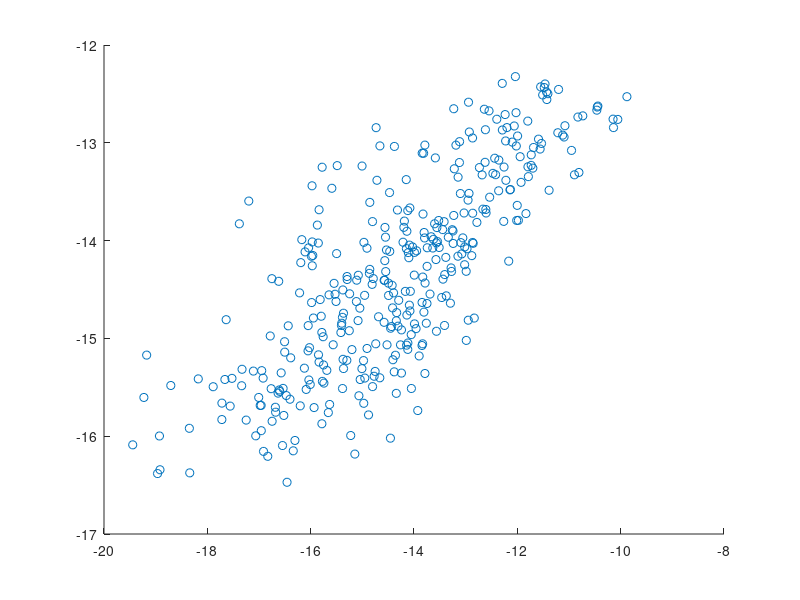

This figure's MATLAB source: (Note: this script raises an error after producing the figure.)

% This file provides data descriptions and analyses demos relevant to the
% manuscript: "Inferring neural signalling directionality from undirected structural connectomes".

% Caio Seguin, Adeel Razi, Andrew Zalesky
% Feb 2019

%% Load data

load('sen_rev_data.mat');

%% Data description: asy struct

% The struct asy contains data on related to the measure of send-receive communication
% asymmetry. The struct is organized as folows:
% 
% asy.com - Send-receive communication asymmetry.
% 
%   asy.com.rg - Regional communication asymmetry.
% 
%       asy.com.rg.{n256,n360,n512} - Regional cortical parcellations for
%       N = 256,360,512.
%  
%           asy.com.rg.n256.{d10,d15,d20} - Regional communication asymmetry
%           computed for 10%, 15%, 20% structural connection density.
% 
%               asy.com.rg.n256.d10.{nav,dif,si} - Regional communication asymmetry
%               for navigation efficiency, diffusion effeciency and search
%               information. This are the variables projected onto the
%               cortical surface in Fig 3a,d,g.
% 
%   asy.com.ss - Subsystems communication asymmetry.
% 
%       asy.com.ss.n360.{d10,d15,d20} - Subsystems communication asymmetry for
%       10%, 15%, 20% structural connection density.
% 
%           asy.com.ss.n360.d10.{nav,dif,si} - Subsystems communication asymmetry
%           for navigation efficiency, diffusion effeciency and search
%           information.
% 
%           asy.com.ss.n360.d10.nav.{yeo7,yeo17,hcp22} - Subsystems
%           communication asymmetry for yeo 7, yeo 17, hcp 22 cortical
%           subsystems
% 
%           asy.com.ss.n360.d10.nav.yeo7.{vec,mat} - System-wise and
%           pairwise subsystems communication asymmetry. These are the
%           variables shown in Figs 4a,c (mat) and 4b,d (vec).
% 
% asy.ec - Send-receive effective connectivity asymmetry
% 
%   asy.ec.ss.n360.{yeo7,yeo17,hcp22} - Effective connectivity asymmetry
%   for the yeo 7, yeo 17 and hcp 22 cortical subsystems.
% 
%       asy.ec.ss.n360.yeo7.{ses1,ses2} - Effective connectivity asymmetry
%       for resting-state fMRI sessions 1 and 2
% 
%           asy.ec.ss.n360.yeo7.ses1.mat - Pairwise effective connecitivty
%           asymmetry. These are the variables shown in Figs 5c,d (Eff. conn. asymmetry matrix)

%% Data description: sre struct

% The struct sre constains data on regional Send/Receive efficiencies. The
% the struct field naming convetion follows the one for the asy struct
% described above.

%% Data description: g1 struct

% The g1 struct contains the cortical gradient of functional connectivity
% from Margulies et al 2016, PNAS (https://doi.org/10.1073/pnas.1608282113)
% downsampled from vertice to regional resolution for parcellations with
% N=256,360,512. The original cortical gradient is publicly available at
% https://www.neuroconnlab.org/data/index.html

% g1.n360.val stores the average gradient value of vertices comprised into
% each of 360 cortical regions. Correlations between g1.n360.val and
% communication asymmetries are reported in the Send-receive communication
% asymmetries of the human connectome section.

% g1.n360.group.thr contains a classification of cortical regions into
% unimodal (g1.n360.val <= -2), neutral (-2 < g1.n360.val <= 2) or multimodal
% (g1.n360.val > 2). This classification is used in Fig 3c,f,i.

%% Demo 1: Reproduce analyses used in Fig 3d,e,f (Send-receive communication asymmetries of the human connectome)

% Fig 3d
display('*** Analysis: Fig 3d ***');
display(['Values projected onto the cortical surface are stored in asy.com.rg.n360.d15.si ', ... 
    'and available as an interactive connectome workbench scene in <insert BALSA URL>']);
fprintf('\n');

% Fig 3e
display('*** Analysis: Fig 3e ***');
figure;
scatter(sre.rg.n360.d15.si.rev, sre.rg.n360.d15.si.sen);
refline(1,0);
xlabel('Receiving search information');
ylabel('Sending search information');
title('Fig 3E');
set(gca, 'FontSize', 14);
display('Scatter plot generated.');
fprintf('\n');

% Fig 3f
display('*** Analysis: Fig 3f ***');
% Continuous analysis
[r,p] = corr(asy.com.rg.n360.d15.si, g1.n360.val);
% Categorical analysis
aux = asy.com.rg.n360.d15.si;
bux = g1.n360.group.thr;
[p_u_n, ~, s_u_n] = ranksum(aux(bux == 1), aux(bux == 2), 'tail', 'both');
[p_n_h, ~, s_n_h] = ranksum(aux(bux == 2), aux(bux == 3), 'tail', 'both');
[p_u_h, ~, s_u_h] = ranksum(aux(bux == 1), aux(bux == 3), 'tail', 'both');
fprintf('Relationship between search info asymmetry and G1\n');
fprintf('Correlation: r=%.2f, p=%.0e\n', r, p);
fprintf('Wilcoxon test, Unimodal > Neutral: Z=%.2f, p=%.0e\n', s_u_n.zval , p_u_n);
fprintf('Wilcoxon test, Neutral > Multimodal: Z=%.2f, p=%.0e\n', s_n_h.zval , p_n_h);
fprintf('Wilcoxon test, Unimodal > Multimodal: Z=%.2f, p=%.0e\n', s_u_h.zval , p_u_h);
fprintf('\n');

%% Demo 2: Reproduce analyses in Fig 4c,d (Send-receive communication asymmetries of cortical subsystems)

display('*** Analysis: Fig 4c,d ***');

% Bonferoni corrected significance threshold for pairwise subsystem asymmetries
% alpha=0.05, 22*21/2 multiple comparisons, two-sided test, 200 subjects
pw_sig_thr = -tinv(0.025/(11*21), 199);

% Bonferoni corrected significance threshold for individual subsystem asymmetries
% alpha=0.05, 22 multiple comparisons, two-sided test, 200 subjects
ind_sig_thr = -tinv(0.025/22, 199);

X = asy.com.ss.n360.d15.nav.hcp22.mat;
X(X < pw_sig_thr) = 0;

[asy_sort, idx_sort] = sort(asy.com.ss.n360.d15.nav.hcp22.vec, 'descend');

figure;
subplot(1,2,1);
imagesc(X); colorbar;
title('Fig 4C: Send-receive navigation asymmetry matrix');

subplot(1,2,2);
barh(flipud(asy_sort));
title('Fig 4D: Subsystem send-receive navigation asymmetry');
xlabel('Receivers < Neutral > Senders');

aux = (1:22)';
set(gca, 'YTick', aux);
set(gca, 'YTickLabel', flipud(aux(idx_sort)));
set(gca, 'FontSize', 14);

l_sen = line([ind_sig_thr, ind_sig_thr], get(gca,'YLim'));
l_rev = line(-[ind_sig_thr, ind_sig_thr], get(gca,'YLim'));
l_sen.LineWidth = 2;
l_sen.LineStyle = '--';
l_sen.Color = [1 0.5 0];
l_rev.LineWidth = 2;
l_rev.LineStyle = '--';
l_rev.Color = [0 0.5 1];

display('Plots generated.');
fprintf('\n');

%% Demo 3: Reproduce analyses in Fig 5c (Send-receive communication asymmetry and effective connectivity)

display('*** Analysis: Fig 5c ***');

% Correlation between communication and effective connectivity asymmetry
% for navigation asymmetry, 15% connection density, Yeo 17, fMRI session 1 (Fig
% 5c).

% Upper triangle index
upt = find(triu(ones(17),1));
[r,p] = corr(asy.com.ss.n360.d15.nav.yeo17.mat(upt), asy.ec.ss.n360.yeo17.ses1.mat(upt));

figure;
scatter(asy.com.ss.n360.d15.nav.yeo17.mat(upt), asy.ec.ss.n360.yeo17.ses1.mat(upt));
lsline;
xlabel('Send-receive navigation asymmetry');
ylabel('Effective connectivity asymmetry');
title(sprintf('Fig 5c: r=%.2f, p=%.0e', r, p));
set(gca, 'FontSize', 14);

display('Scatter plot generated');
fprintf('\n');

%% Demo 4: Reproduce analyses in Fig 6 (Send-receive communication asymmetry of directed non-human connectomes)

display('*** Analysis: Fig 6 (mouse results) ***');

display('Load data from Rubinov et al 2015 PNAS. https://doi.org/10.1073/pnas.1420315112');
load('mouse_data');

% Directed (asymmetric) connectivity matrix
W_dir = W;
% Euclidean distance matrix between region centroids
D = squareform(pdist(coords));

display('Step-by-step computation of network communication measures and send-receive asymmetries.');

%%% Step 1: Create an undirected (symmetric) macaque connectome
W_und = (W_dir + W_dir')./2;

%%% Step 2: Weight-to-length transformation

% Directed
L_dir = -log10(W_dir./(max(W_dir(:)) + min(W_dir(W_dir>0))));
L_dir(L_dir == Inf) = 0;

% Undirected
L_und = -log10(W_und./(max(W_und(:)) + min(W_und(W_und>0))));
L_und(L_und == Inf) = 0;

%%% Step 3: Compute weighted communication asymmetries for the directed (original) connectome

% Weighted navigation efficiency
[~, ~, PL_nav] = navigate(L_dir, D);
E_nav = 1./PL_nav;
dir.E_nav_asy = (E_nav - E_nav')./(E_nav + E_nav');

% Weighted search Info
SI = search_information(W_dir, L_dir);
E_si = -SI;
dir.E_si_asy = (E_si - E_si')./(E_si + E_si');

% Weighted diffusion efficiency
[~, E_dif] = diffusion_efficiency(W_dir);
dir.E_dif_asy = (E_dif - E_dif')./(E_dif + E_dif');

%%% Step 4: Compute weighted communication asymmetries for the undirected (original) connectome

% Weighted navigation efficiency
[~, ~, PL_nav] = navigate(L_und, D);
E_nav = 1./PL_nav;
und.E_nav_asy = (E_nav - E_nav')./(E_nav + E_nav');

% Weighted search Info
SI = search_information(W_und, L_und);
E_si = -SI;
und.E_si_asy = (E_si - E_si')./(E_si + E_si');

% Weighted diffusion efficiency
[~, E_dif] = diffusion_efficiency(W_und);
und.E_dif_asy = (E_dif - E_dif')./(E_dif + E_dif');

%%% Step 5: Determine unconnected node pairs in the symmetrized connectome
n = length(W_und);
aux = ones(n);
bux = zeros(n);
bux(triu(aux,1) == 1 & W_und == 0) = 1;
unc_idx = find(bux);

%%% Step 5: Correlation between directed and undirected asymmetries for unconneted node pairs
[r,p] = corr(und.E_dif_asy(unc_idx), dir.E_dif_asy(unc_idx));

figure;
scatter(und.E_dif_asy(unc_idx), dir.E_dif_asy(unc_idx));
lsline;
xlabel('Undirected diffusion asymmetry');
ylabel('Directed diffusion asymmetry');
title(sprintf(['Fig 6f: Directed vs undirected weighted diffusion asymmetry in the\n', ... 
    'macaque connectome: rho=%.2f, p=%.0e'],r,p));
set(gca, 'FontSize', 14);

display('Scatter plot generated.');
fprintf('\n');




